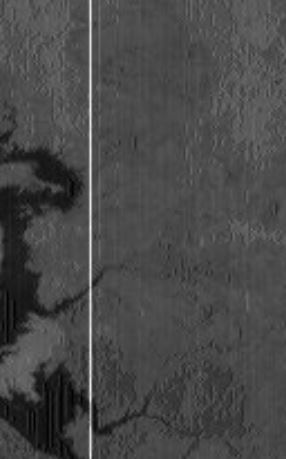
#> input picture Website/Capture.JPG, 286 x 459 px
$ python cv.py
#> lines starting #> are read from the running program, lines starting #| are printed output that depends on the picture; after the words box and inside, x2 and y2 are one past the last pixel; in counts of white or black regions, pixels touching at a corner belong together
import numpy as np
import pandas as pd
import cv2
print("start")
img = cv2.imread('Capture.JPG')
#> img is the input picture: shape (459, 286, 3); min 0, max 239, mean 72.2
img = cv2.cvtColor(img, cv2.COLOR_BGR2GRAY)
#> img: shape (459, 286)

ret, thresh1 = cv2.threshold(img, 100, 255, cv2.THRESH_BINARY)
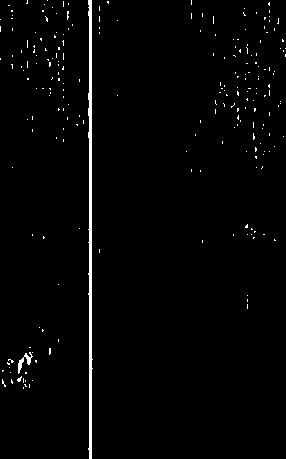
#> thresh1: shape (459, 286); 1.7% white; 227 white regions (225 under 20 px), largest, box (x1, y1, x2, y2) and area: (88, 0, 93, 459) 1419, (18, 352, 33, 374) 107

dst = cv2.inpaint(img,thresh1,20,cv2.INPAINT_TELEA)

cv2.imwrite('out_pic2.jpg',dst)
print("working")

$ run again, with Website/img2.jpg copied over Website/Capture.JPG
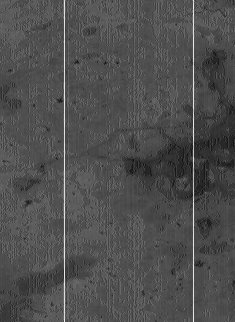
#> input picture Website/img2.jpg, 235 x 322 px
#> img is the input picture: shape (322, 235, 3); min 7, max 244, mean 78.1
#> img: shape (322, 235)
#> `ret, thresh1 = cv2.threshold(img, 100, 255, cv2.THRESH_BINARY)`:
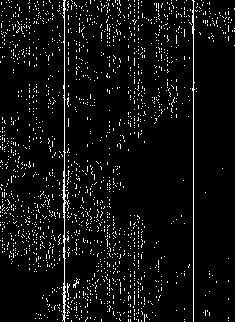
#> thresh1: shape (322, 235); 5.8% white in thin lines or dots
#> `dst = cv2.inpaint(img,thresh1,20,cv2.INPAINT_TELEA)`:
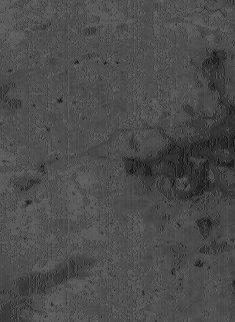
#> dst: shape (322, 235); min 7, max 100, mean 75.7
